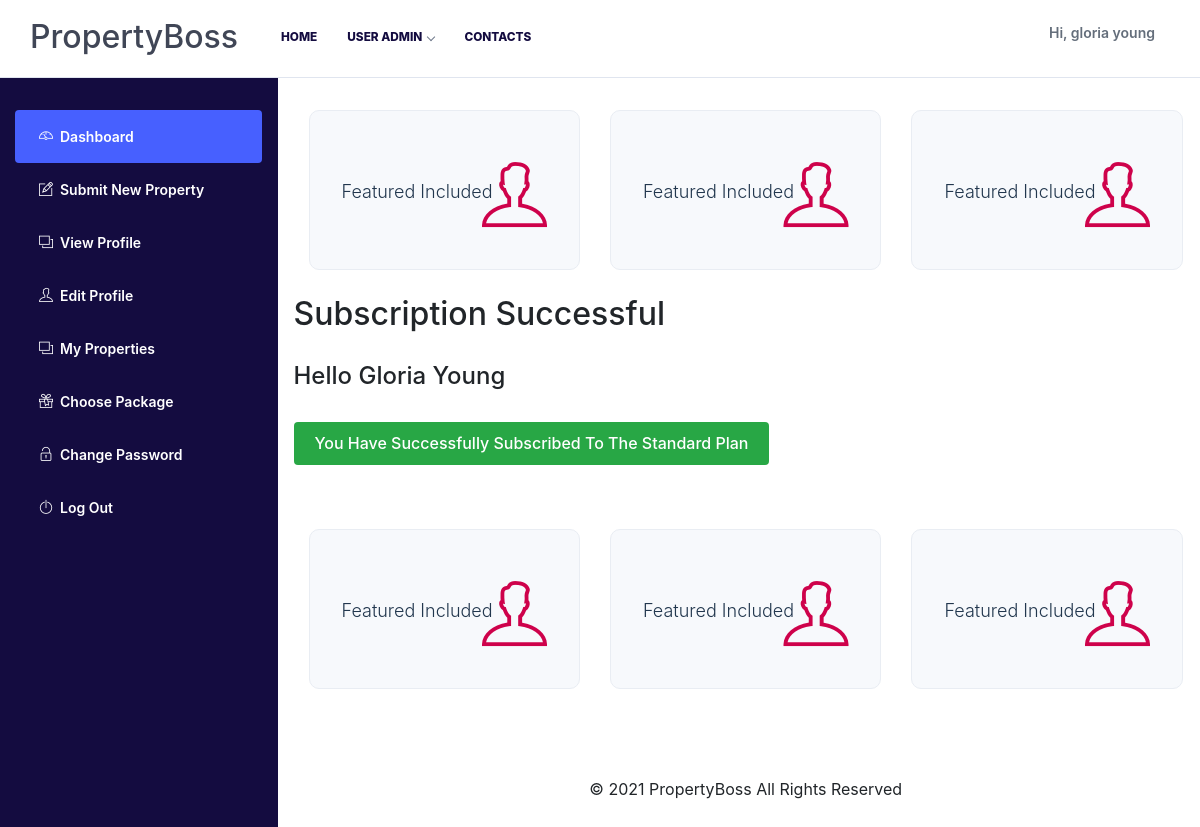
The app's page /accounts/subscribed/ (signed in) with its own data.
### accounts/models.py (models this page shows, shortened)
class UserRegistration(AbstractBaseUser):
    email             = models.EmailField(verbose_name='email address',max_length=255,unique=True,default='')
    firstname         = models.CharField(max_length=200,default='')
    lastname          = models.CharField(max_length=200,default='')
    role              = models.CharField(max_length=200,default='')
    phone_number      = models.IntegerField(default=0)
    whatsapp_phone_number = models.IntegerField(default=0)
    profile           = models.ForeignKey(UpdateProfile, on_delete= models.CASCADE, blank=True, null=True)
    created_on        = models.DateTimeField(auto_now_add=True)
    is_active         = models.BooleanField(default=False)
    is_admin          = models.BooleanField(default=False)
    objects = UserRegistrationManager()
    USERNAME_FIELD = 'email'
    REQUIRED_FIELDS = ['firstname', 'lastname', 'role' ]

class Subscription(models.Model):
    user_plan          = models.ForeignKey(UserPlan, on_delete=models.SET_NULL, null=True)
    expires_in         = models.DateField(null=True, blank=True)
    active             = models.BooleanField(default=True)
    def __str__(self):
        return self.user_plan.user.email

class UserPlan(models.Model):
    user           = models.OneToOneField(UserRegistration,related_name='user_plan',on_delete=models.SET_NULL, null=True)
    plan           = models.ForeignKey(Plan, related_name='user_plan', on_delete=models.SET_NULL, null=True)
    reference_code = models.CharField(max_length=100, default='',blank=True )

class Plan(models.Model):
    plan_choices =(
        ('Gold', 'Gold'),
        ('Premium', 'Premium'),
        ('Standard', 'Standard'),
        ('Free', 'Free'),
    )
    plan_duration =(
        ('Days', 'Days'),
        ('Weeks', 'Weeks'),
        ('Months', 'Months'),
    )
    slug               = models.SlugField(null=True, blank=True)
    plan_type          = models.CharField(choices=plan_choices, default='Free', max_length=30)
    duration           = models.PositiveIntegerField(default=7)
    duration_period    = models.CharField(choices=plan_duration, default='Days', max_length=100)
    images             = models.CharField(max_length=20, verbose_name='images')
    amount             = models.FloatField(default=0)
    listings           = models.IntegerField(default=0)
    def __str__(self):
        return self.plan_type

### accounts/views.py (the view)
# urls.py: path('subscribed/', views.subscribed, name='subscribed'),
def subscribed(request):
    user_plan = UserPlan.objects.get(user=request.user)
    subscription = Subscription.objects.filter(user_plan=user_plan).last()
    print('see', subscription)
    return render(request, 'home/subscribed.html', {'sub':subscription})

### templates/home/subscribed.html
{% extends 'base/user_dashboardBase.html' %}
{% load static %}
{% block content %}
            <div class="col-lg-9 col-md-8 p-0">
                <div class="dashboard-body">
                    <div class="row">
                        <div class="col-lg-4 col-md-6 col-sm-12">
                            <div class="dashboard_stats_wrap widget-4">
                                <div class="dashboard_stats_wrap_content"><h4></h4> <span>Featured Included</span></div>
                                <div class="dashboard_stats_wrap-icon"><i class="ti-user"></i></div>
                            </div>
                        </div>
                        <div class="col-lg-4 col-md-6 col-sm-12">
                            <div class="dashboard_stats_wrap widget-4">
                                <div class="dashboard_stats_wrap_content"><h4></h4> <span>Featured Included</span></div>
                                <div class="dashboard_stats_wrap-icon"><i class="ti-user"></i></div>
                            </div>
                        </div>
                        <div class="col-lg-4 col-md-6 col-sm-12">
                            <div class="dashboard_stats_wrap widget-4">
                                <div class="dashboard_stats_wrap_content"><h4></h4> <span>Featured Included</span></div>
                                <div class="dashboard_stats_wrap-icon"><i class="ti-user"></i></div>
                            </div>
                        </div> <br><br>
                        <div>
                            <h2>Subscription Successful</h2><br>
                            <h4>Hello {{request.user.firstname}} {{request.user.lastname}}</h4><br>
                                    <h6 class="alert btn-success">You have Successfully Subscribed To The {{ sub.user_plan.plan }} plan</h6>
                        </div>
                    </div><br><br>
                    <div class="row">
                        <div class="col-lg-4 col-md-6 col-sm-12">
                            <div class="dashboard_stats_wrap widget-4">
                                <div class="dashboard_stats_wrap_content"><h4></h4> <span>Featured Included</span></div>
                                <div class="dashboard_stats_wrap-icon"><i class="ti-user"></i></div>
                            </div>
                        </div>
                        <div class="col-lg-4 col-md-6 col-sm-12">
                            <div class="dashboard_stats_wrap widget-4">
                                <div class="dashboard_stats_wrap_content"><h4></h4> <span>Featured Included</span></div>
                                <div class="dashboard_stats_wrap-icon"><i class="ti-user"></i></div>
                            </div>
                        </div>
                        <div class="col-lg-4 col-md-6 col-sm-12">
                            <div class="dashboard_stats_wrap widget-4">
                                <div class="dashboard_stats_wrap_content"><h4></h4> <span>Featured Included</span></div>
                                <div class="dashboard_stats_wrap-icon"><i class="ti-user"></i></div>
                            </div>
                        </div>
                    </div>
                    <div class="row">
                        <div class="col-md-12 col-lg-12">
                            <footer class="text-center">
                                <p class="mb-0">© 2021  <a >PropertyBoss</a> All Rights Reserved</p>
                            </footer>
                        </div>
                    </div>
                </div>
            </div>
{% endblock %}

### templates/base/user_dashboardBase.html (shortened to what this page needs)
{% load static %}
{% load cloudinary %}
<!DOCTYPE html>
<html lang="en">
	<head>
        <link href="{% static 'assets/css/styles.css' %}" rel="stylesheet">
		<link href="{% static 'assets/css/plugins/ajax-loader.gif' %}" rel="stylesheet">
		<link href="{% static 'assets/css/plugins/animation.css' %}" rel="stylesheet">
		<link href="{% static 'assets/css/plugins/bootstrap.min.css' %}" rel="stylesheet">
		<link href="{% static 'assets/css/plugins/date-picker.css' %}" rel="stylesheet">
		<link href="{% static 'assets/css/plugins/dropzone.css' %}" rel="stylesheet">
		<link href="{% static 'assets/css/plugins/flaticon.css' %}" rel="stylesheet">
		<link href="{% static 'assets/css/plugins/font-awesome.css' %}" rel="stylesheet">
		<link href="{% static 'assets/css/plugins/iconfont.css' %}" rel="stylesheet">
		<link href="{% static 'assets/css/plugins/ion.rangeSlider.min.css' %}" rel="stylesheet">
		<link href="{% static 'assets/css/plugins/light-box.css' %}" rel="stylesheet">
		<link href="{% static 'assets/css/plugins/line-icons.css' %}" rel="stylesheet">
		<link href="{% static 'assets/css/plugins/magnifypopup.css' %}" rel="stylesheet">
		<link href="{% static 'assets/css/plugins/morris.css' %}" rel="stylesheet">
		<link href="{% static 'assets/css/plugins/plugins.css' %}" rel="stylesheet">
		<link href="{% static 'assets/css/plugins/select2.css' %}" rel="stylesheet">
		<link href="{% static 'assets/css/plugins/slick-theme.css' %}" rel="stylesheet">
		<link href="{% static 'assets/css/plugins/slick-theme.less.css' %}" rel="stylesheet">
		<link href="{% static 'assets/css/plugins/slick-theme.scss' %}" rel="stylesheet">
		<link href="{% static 'assets/css/plugins/slick.css' %}" rel="stylesheet">
		<link href="{% static 'assets/css/plugins/slick.scss' %}" rel="stylesheet">
		<link href="{% static 'assets/css/plugins/themify.css' %}" rel="stylesheet">
		<link href="{% static 'assets/css/colors.css' %}" rel="stylesheet">
		<link href="{% static 'assets/datatables.net/jquery.dataTables.css' %}" rel="stylesheet">
		<link href="{% static 'assets/datatables.net/jquery.dataTables.min.css' %}" rel="stylesheet">
    </head>
    <body class="yellow-skin dashboard">
        <div id="main-wrapper">
			<div class="header header-light head-border">
				<div class="container">
					<nav id="navigation" class="navigation navigation-landscape">
						<div class="nav-header">
							<a class="nav-brand" href="#">
								<h2>PropertyBoss</h2>
							</a>
						</div>
						<div class="nav-menus-wrapper" style="transition-property: none;">
							<ul class="nav-menu">
								<li><a href="/accounts/user_home">Home</a>
								</li>
								<li><a href="#">User Admin</a>
								</li>
								<li><a href="">Contacts</a></li>
							</ul>
							<ul class="nav-menu nav-menu-social align-to-right dhsbrd">
								<li>
									<div class="btn-group account-drop">
										<button type="button" class="btn btn-order-by-filt" data-toggle="dropdown" aria-haspopup="true" aria-expanded="false">
											<img src="{% static 'assets/img/avatar.png' %}" class="avater-img" alt="">Hi, {{request.user.firstname}}  {{request.user.lastname}}
										</button>
									</div>
								</li>
							</ul>
						</div>
					</nav>
				</div>
			</div>
			<section class="p-0">
				<div class="container-fluid p-0">
					<div class="row">
						<div class="col-lg-3 col-md-4">
							<div class="property_dashboard_navbar">
								<div class="dash_user_menues">
									<ul>
										<li class="active"><a href="/accounts/user_dashboard"><i class="ti-dashboard"></i>Dashboard</a></li>
										<li><a href="/properties/add_property"><i class="ti-pencil-alt"></i>Submit New Property</a></li>
										<li><a href="/accounts/view_profile"><i class="ti-layers"></i>View Profile</a></li>
										<li><a href="/accounts/user_profile/{{request.user.id}}"><i class="ti-user"></i>Edit Profile</a></li>
										<li><a href="/properties/my_properties"><i class="ti-layers"></i>My Properties</a></li>
										<li><a href="/accounts/subscription"><i class="ti-gift"></i>Choose Package</a></li>
										<li><a href="#"><i class="ti-unlock"></i>Change Password</a></li>
										<li><a href="/logout"><i class="ti-power-off"></i>Log Out</a></li>
									</ul>
								</div>
							</div>
						</div>
			{% block content %}
            {% endblock  %}
		</div>
    </div>
</section>
		</div>
	</body>
</html>

### assets/css/colors.css (style rules this page uses)
.yellow-skin a.link:hover, .yellow-skin a.link:focus, .yellow-skin a:hover, a:focus, .yellow-skin .theme-cl, .yellow-skin .btn.btn-theme-light, .yellow-skin .bl-continue, .yellow-skin .header-dark-transparent.header-fixed .attributes li.submit-attri a, .yellow-skin nav .menu li a.active, .yellow-skin nav .menu li.dropdown.open > a, .yellow-skin nav .menu .mg-menu li a i, .yellow-skin nav .menu li a:hover, .yellow-skin .recommended .pr-value, .yellow-skin .btn-outline-theme, .yellow-skin .attributes li.submit-attri.theme-log a, .yellow-skin .btn.search-btn-outline, .yellow-skin .dw-proprty-info li, .yellow-skin .ps-trep .ps-type, .yellow-skin .dash_user_menues ul li.active a, .yellow-skin span.mod-close, .yellow-skin .blog-page .article_detail_wrapss blockquote .icon, .yellow-skin .single_article_pagination .article_pagination_center_grid a, .yellow-skin .blog-page .article_detail_wrapss .comment-area .all-comments article .comment-details .comment-meta .comment-left-meta .comment-date, .yellow-skin .cn-info-icon i, .yellow-skin .client-info h5, .yellow-skin .listing-card-info-price { color:#f95d02; }

### records on screen
UserRegistration: user.firstname "gloria", user.lastname "young", user.firstname "Gloria", user.lastname "Young"
Subscription: user_plan.plan "Standard"
